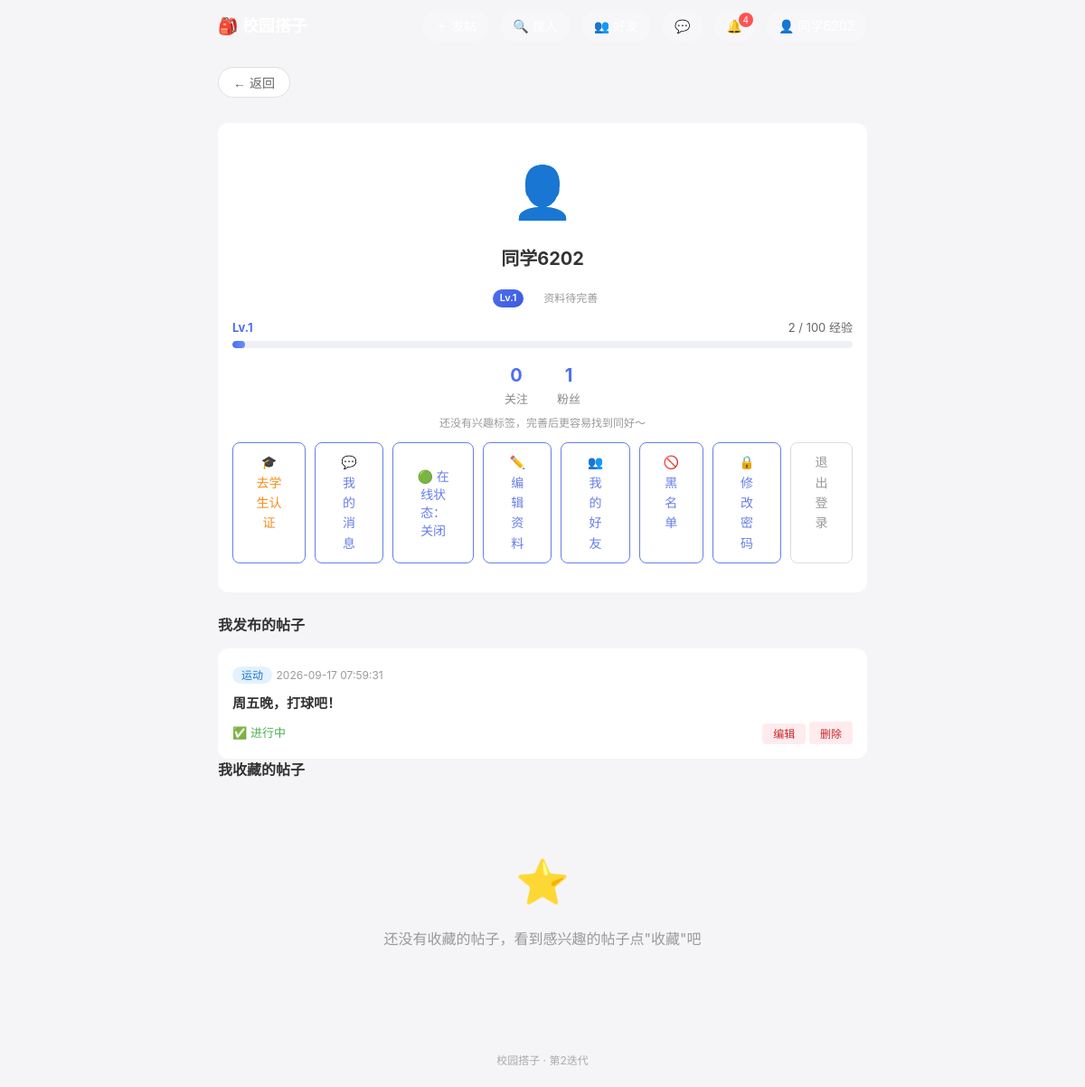
Screenshot of /profile (signed in) with the database file from the repository.
### tables this page shows
CREATE TABLE users (
            id INTEGER PRIMARY KEY AUTOINCREMENT,
            phone TEXT UNIQUE NOT NULL,
            password_hash TEXT NOT NULL,
            nickname TEXT,
            create_time DATETIME DEFAULT CURRENT_TIMESTAMP
        , credit INTEGER DEFAULT 100, age INTEGER, gender TEXT, interests TEXT, bio TEXT, avatar TEXT, contact_public INTEGER DEFAULT 1, level INTEGER DEFAULT 1, exp INTEGER DEFAULT 0, student_verified INTEGER DEFAULT 0, school TEXT, student_id TEXT, real_name TEXT, last_active DATETIME, show_online INTEGER DEFAULT 1);

CREATE TABLE posts (
            id INTEGER PRIMARY KEY AUTOINCREMENT,
            user_id INTEGER NOT NULL,
            title TEXT NOT NULL,
            category TEXT NOT NULL,
            content TEXT NOT NULL,
            contact TEXT NOT NULL,
            create_time DATETIME DEFAULT CURRENT_TIMESTAMP,
            status TINYINT DEFAULT 1,
            FOREIGN KEY (user_id) REFERENCES users(id)
        );

### app.py (the view)
@app.route('/profile')
def profile():
    if 'user_id' not in session:
        return redirect(url_for('login'))
    conn = get_conn()
    c = conn.cursor()
    user = c.execute('''SELECT id, nickname, age, gender, interests, bio, credit, avatar, level, exp, contact_public
                        FROM users WHERE id = ?''', (session['user_id'],)).fetchone()
    my_posts = c.execute('''
        SELECT id, title, category, create_time, status
        FROM posts WHERE user_id = ? ORDER BY create_time DESC
    ''', (session['user_id'],)).fetchall()
    fav_posts = c.execute('''
        SELECT p.id, p.title, p.category, p.create_time, u.nickname
        FROM favorites f
        JOIN posts p ON f.post_id = p.id
        JOIN users u ON p.user_id = u.id
        WHERE f.user_id = ? AND p.status = 1
        ORDER BY f.create_time DESC
    ''', (session['user_id'],)).fetchall()
    my_following_count = c.execute('SELECT COUNT(*) AS n FROM follows WHERE follower_id = ?',
                                   (session['user_id'],)).fetchone()['n']
    my_fan_count = c.execute('SELECT COUNT(*) AS n FROM follows WHERE following_id = ?',
                             (session['user_id'],)).fetchone()['n']
    conn.close()
    user_info = {
        'nickname': user['nickname'] or '',
        'age': user['age'],
        'gender': user['gender'] or '',
        'interests': parse_interests(user['interests'] or ''),
        'bio': user['bio'] or '',
        'credit': user['credit'],
        'level': user['level'],
        'exp': user['exp'],
        'avatar': user['avatar'] or '',
        'contact_public': user['contact_public'],
    }
    return render_template('profile.html', my_posts=my_posts,
                           fav_posts=fav_posts, user_info=user_info,
                           my_following_count=my_following_count,
                           my_fan_count=my_fan_count)

### app.py (called while the page is built)
def get_conn():
    conn = sqlite3.connect(DB_PATH)
    conn.row_factory = sqlite3.Row
    return conn

def parse_interests(interests_raw):
    tags = [t.strip() for t in interests_raw.replace('，', ',').split(',') if t.strip()]
    return list(dict.fromkeys(tags))

@app.before_request
def update_last_active():
    if 'user_id' in session:
        try:
            conn = get_conn()
            conn.execute('UPDATE users SET last_active = CURRENT_TIMESTAMP WHERE id = ?',
                         (session['user_id'],))
            conn.commit()
            conn.close()
        except Exception:
            pass

@app.context_processor
def inject_global_vars():
    chat_unread = 0
    if 'user_id' in session:
        try:
            conn = get_conn()
            chat_unread = conn.execute(
                'SELECT COUNT(*) AS n FROM messages WHERE to_user_id=? AND is_read=0',
                (session['user_id'],)).fetchone()['n']
            conn.close()
        except Exception:
            pass
    return {
        'logged_in': 'user_id' in session,
        'nickname': session.get('nickname', ''),
        'avatar': session.get('avatar', ''),
        'chat_unread': chat_unread,
    }

### templates/profile.html (shortened to what this page needs)
{% extends "base.html" %}
{% block content %}
<div class="profile-container">
    <div class="profile-card">
        {% if user_info.avatar %}
        <img src="{{ user_info.avatar }}" class="big-avatar center" alt="头像">
        {% else %}
        <div class="avatar">👤</div>
        {% endif %}
        <h2 class="profile-name">{{ user_info.nickname }}
        </h2>
        <div class="profile-detail">
            <span><span class="level-badge">Lv.{{ user_info.level }}</span></span>
            {% if not user_info.age and not user_info.gender %}<span class="hint">资料待完善</span>{% endif %}
        </div>
        <div class="exp-bar">
            <div class="exp-info">
                <span>Lv.{{ user_info.level }}</span>
                <span>{{ user_info.exp }} / {{ user_info.level * 100 }} 经验</span>
            </div>
            <div class="exp-track">
                <div class="exp-fill" style="width: {{ (user_info.exp / (user_info.level * 100) * 100) | round(1) }}%;"></div>
            </div>
        </div>
        <div class="tieba-stats">
            <a href="/friends?tab=following" class="tieba-stat">
                <span class="tieba-stat-num">{{ my_following_count }}</span>
                <span class="tieba-stat-label">关注</span>
            </a>
            <a href="/friends?tab=fans" class="tieba-stat">
                <span class="tieba-stat-num">{{ my_fan_count }}</span>
                <span class="tieba-stat-label">粉丝</span>
            </a>
        </div>
        {% if user_info.interests %}
        <div class="profile-tags">
            {% for tag in user_info.interests %}
            <span class="tag-badge">{{ tag }}</span>
            {% endfor %}
        </div>
        {% else %}
        <div class="hint" style="margin: 6px 0 12px;">还没有兴趣标签，完善后更容易找到同好～</div>
        {% endif %}
        <div class="profile-actions">
            {% if not user_info.student_verified %}
            <a href="/verify" class="btn-secondary" style="color:#fa8c16;">🎓 去学生认证</a>
            {% else %}
            <a href="/verify" class="btn-secondary">🎓 认证信息</a>
            {% endif %}
            <a href="/messages" class="btn-secondary">💬 我的消息</a>
            <button class="btn-secondary" id="online-toggle">
                🟢 在线状态：{{ '开启' if user_info.show_online else '关闭' }}
            </button>
            <a href="/profile/edit" class="btn-secondary">✏️ 编辑资料</a>
            <a href="/friends" class="btn-secondary">👥 我的好友</a>
            <a href="/blocklist" class="btn-secondary">🚫 黑名单</a>
            <a href="/change_password" class="btn-secondary">🔒 修改密码</a>
            <a href="/logout" class="btn-secondary btn-logout">退出登录</a>
        </div>
    </div>
    <h3 class="section-title">我发布的帖子</h3>
    <div class="my-posts">
        {% if my_posts %}
            {% for post in my_posts %}
            <div class="my-post-card">
                <div class="my-post-header">
                    <span class="post-category cat-{{ post.category }}">{{ post.category }}</span>
                    <span class="post-time">{{ post.create_time }}</span>
                </div>
                <h4 class="my-post-title">
                    <a href="/post/{{ post.id }}">{{ post.title }}</a>
                </h4>
                <div class="my-post-actions">
                    {% if post.status == 1 %}
                        <span class="status-active">✅ 进行中</span>
                    {% else %}
                        <span class="status-deleted">🗑️ 已删除</span>
                    {% endif %}
                    <span>
                        {% if post.status == 1 %}
                        <a href="/post/{{ post.id }}/edit" class="btn-delete-small">编辑</a>
                        <form method="POST" action="/post/{{ post.id }}/delete" style="display:inline;"
                              onsubmit="return confirm('确定要删除这条帖子吗？');">
                            <button type="submit" class="btn-delete-small">删除</button>
                        </form>
                        {% endif %}
                    </span>
                </div>
            </div>
            {% endfor %}
        {% else %}
            <div class="empty-state">
                <div class="empty-icon">📝</div>
                <p>你还没有发布过帖子</p>
                <a href="/publish" class="btn-secondary">去发帖</a>
            </div>
        {% endif %}
    </div>
    <h3 class="section-title">我收藏的帖子</h3>
    <div class="my-posts">
        {% if fav_posts %}
            {% for post in fav_posts %}
            <a href="/post/{{ post.id }}" class="my-post-card" style="display:block;">
                <div class="my-post-header">
                    <span class="post-category cat-{{ post.category }}">{{ post.category }}</span>
                    <span class="post-time">{{ post.create_time }}</span>
                </div>
                <h4 class="my-post-title">{{ post.title }}</h4>
                <div class="post-author">发布者：{{ post.nickname }}</div>
            </a>
            {% endfor %}
        {% else %}
            <div class="empty-state">
                <div class="empty-icon">⭐</div>
                <p>还没有收藏的帖子，看到感兴趣的帖子点"收藏"吧</p>
            </div>
        {% endif %}
    </div>
</div>
{% endblock %}

### static/css/style.css (style rules this page uses)
* { margin: 0; padding: 0; box-sizing: border-box; }
body { font-family: -apple-system, BlinkMacSystemFont, "Segoe UI", "PingFang SC", "Hiragino Sans GB", "Microsoft YaHei", sans-serif; background-color: #f5f5f7; color: #333; line-height: 1.6; }
a { text-decoration: none; color: inherit; }
.post-category { font-size: 12px; padding: 2px 10px; border-radius: 10px; font-weight: 500; }
.cat-运动 { background: #e3f2fd; color: #1976d2; }
.post-time { font-size: 12px; color: #999; }
.empty-state { text-align: center; padding: 60px 20px; color: #999; }
.empty-icon { font-size: 48px; margin-bottom: 12px; }
.btn-secondary { display: inline-block; padding: 10px 24px; background: white; color: #667eea; border: 1px solid #667eea; border-radius: 8px; font-size: 14px; cursor: pointer; text-align: center; }
.hint { color: #999; font-weight: normal; font-size: 12px; }
.profile-container { padding: 16px 0; }
.profile-card { background: white; border-radius: 12px; padding: 32px 16px; text-align: center; margin-bottom: 24px; }
.avatar { font-size: 56px; margin-bottom: 12px; }
.profile-name { font-size: 20px; margin-bottom: 16px; }
.section-title { font-size: 16px; margin-bottom: 12px; color: #333; }
.my-posts { display: flex; flex-direction: column; gap: 12px; }
.my-post-card { background: white; border-radius: 12px; padding: 16px; }
.my-post-title { margin: 8px 0; font-size: 15px; }
.my-post-title a { color: #333; }
.my-post-actions { display: flex; justify-content: space-between; align-items: center; margin-top: 8px; font-size: 13px; }
.status-active { color: #4caf50; }
.btn-delete-small { background: #ffebee; color: #c62828; border: none; padding: 4px 12px; border-radius: 4px; font-size: 12px; cursor: pointer; }
.profile-detail { color: #888; font-size: 14px; margin-bottom: 10px; }
.profile-detail span { margin: 0 6px; }
.profile-actions { display: flex; justify-content: center; gap: 10px; }
.btn-logout { color: #999; border-color: #ddd; }
.tieba-stats { display: flex; justify-content: center; gap: 32px; margin: 14px 0 6px; }
.tieba-stat { display: flex; flex-direction: column; align-items: center; cursor: pointer; }
.tieba-stat-num { font-size: 20px; font-weight: 700; color: #4e6ef2; }
.tieba-stat-label { font-size: 13px; color: #888; }
.level-badge { display: inline-block; background: linear-gradient(135deg, #4e6ef2, #3b5bdb); color: white; font-size: 11px; font-weight: 600; padding: 1px 8px; border-radius: 10px; margin-left: 6px; vertical-align: middle; }
.exp-bar { margin: 12px 0 4px; }
.exp-info { display: flex; justify-content: space-between; font-size: 13px; color: #666; margin-bottom: 4px; }
.exp-info span:first-child { color: #4e6ef2; font-weight: 700; }
.exp-track { height: 8px; background: #eef0f5; border-radius: 4px; overflow: hidden; }
.exp-fill { height: 100%; background: linear-gradient(90deg, #4e6ef2, #6b8cff); border-radius: 4px; transition: width 0.3s; }

### rows the page displays
users: nickname "同学6202", level "1", exp "2", user_info.level*100 "100"
posts: category "运动", create_time "2026-09-17 07:59:31", title "周五晚，打球吧！", status "✅ 进行中"

### other values shown
{{ my_following_count }} "0"
{{ my_fan_count }} "1"
{{ '开启' if user_info.show_online else '关闭' }} "关闭"
